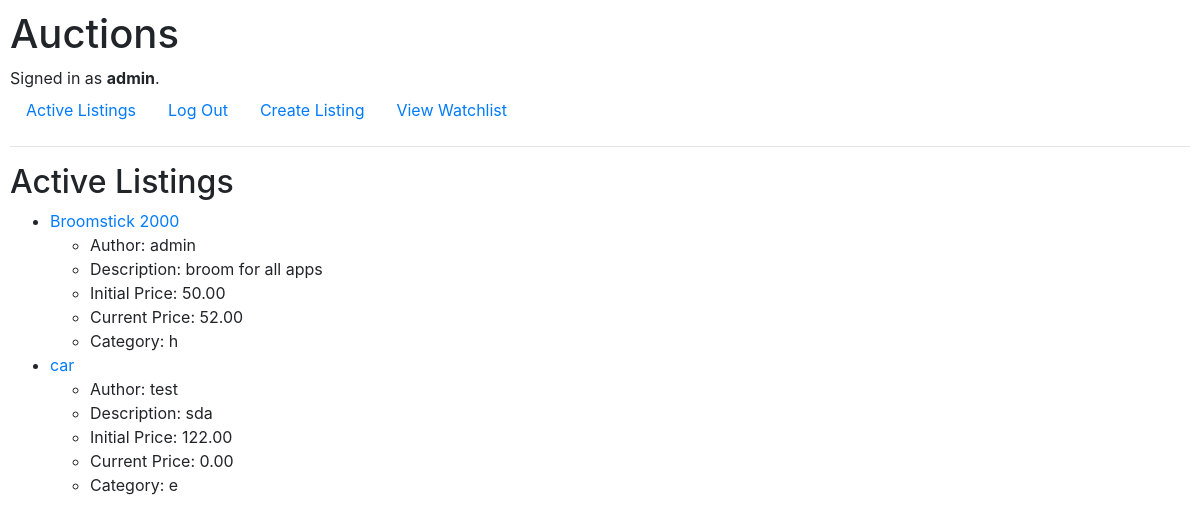
Screenshot of / (signed in) with the database file from the repository.
### auctions/models.py (models this page shows, shortened)
class User(AbstractUser):
    def __str__(self):
        return f"USER: {self.id}: {self.username}"

class Listing(models.Model):
    author = models.ForeignKey(User, on_delete=models.CASCADE)
    name = models.CharField(max_length=64)
    desc = models.CharField(max_length=250, default='DESCRIPTION')
    startPrice = models.DecimalField(decimal_places=2, max_digits=6)
    curBid = models.DecimalField(decimal_places=2, max_digits=6)
    active = models.BooleanField(default='TRUE')
    imgURL = models.URLField(blank=True, default='')
    cat = models.CharField(max_length=1, choices=categories, blank=True, default='')

### auctions/views.py (the view)
# urls.py: path("", views.index, name="index"),
def index(request):
    return render(request, "auctions/index.html", {
        "listings": Listing.objects.all().filter(active=True)
    })

### auctions/templates/auctions/index.html (shortened to what this page needs)
{% extends "auctions/layout.html" %}
{% block body %}
    <h2>Active Listings</h2>
    <ul>
        {% for listing in listings %}
            <li>
                <a href="{% url 'open_listing' listid=listing.id %}">{{ listing.name }}</a>
                <ul>
                    <li>Author: {{listing.author.username}}</li>
                    <li>Description: {{listing.desc}}</li>
                    <li>Initial Price: {{listing.startPrice}}</li>
                    <li>Current Price: {{listing.curBid}}</li>
                    <li>Category: {{listing.cat}}</li>
                    </li>
                </ul>
        {% endfor %}
{% endblock %}

### auctions/templates/auctions/layout.html (shortened to what this page needs)
{% load static %}
<!DOCTYPE html>
<html lang="en">
    <head>
        <link rel="stylesheet" href="https://stackpath.bootstrapcdn.com/bootstrap/4.4.1/css/bootstrap.min.css">
        <link href="{% static 'auctions/styles.css' %}" rel="stylesheet">
    </head>
    <body>
        <h1>Auctions</h1>
        <div>
            {% if user.is_authenticated %}
                Signed in as <strong>{{ user.username }}</strong>.
            {% else %}
                Not signed in.
            {% endif %}
        </div>
        <ul class="nav">
            <li class="nav-item">
                <a class="nav-link" href="{% url 'index' %}">Active Listings</a>
            </li>
            {% if user.is_authenticated %}
                <li class="nav-item">
                    <a class="nav-link" href="{% url 'logout' %}">Log Out</a>
                </li>
                <li class="nav-item">
                    <a class="nav-link" href="{% url 'create_listing' %}">Create Listing</a>
                </li>
                <li class="nav-item">
                    <a class="nav-link" href="{% url 'showWatchlist' %}">View Watchlist</a>
                </li>
            {% endif %}
        </ul>
        <hr>
        {% block body %}
        {% endblock %}
    </body>
</html>

### auctions/static/auctions/styles.css (style rules this page uses)
body { padding: 10px; }

### rows the page displays
User: username "admin"
Listing: name "Broomstick 2000", author.username "admin", desc "broom for all apps", startPrice "50.00", curBid "52.00", cat "h"
Listing: name "car", author.username "test", desc "sda", startPrice "122.00", curBid "0.00", cat "e"
